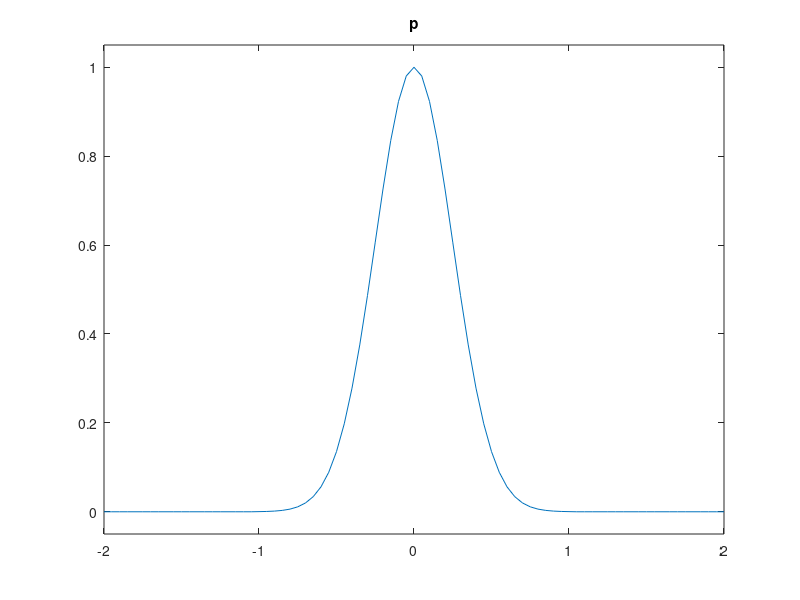
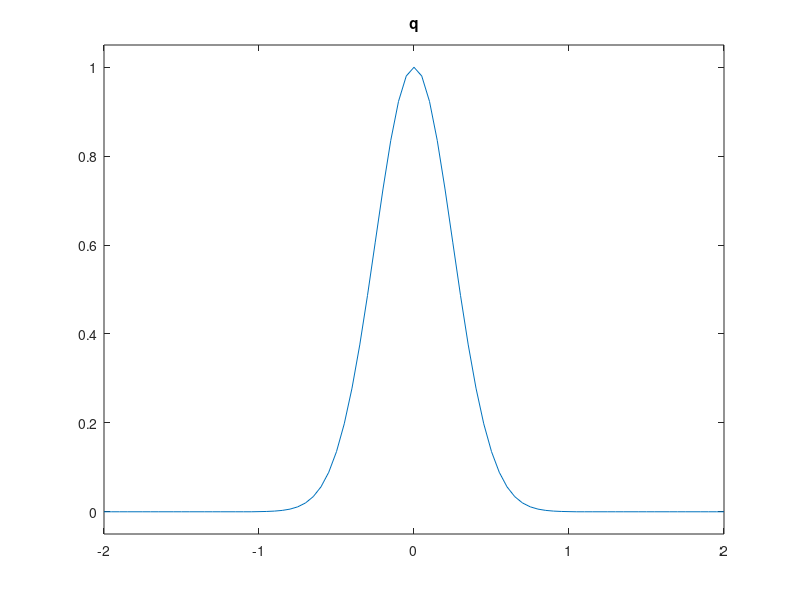
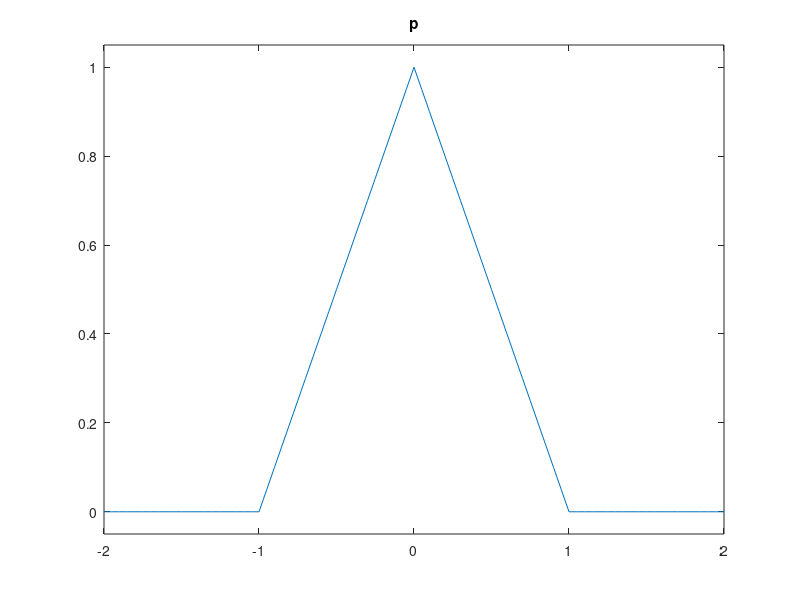
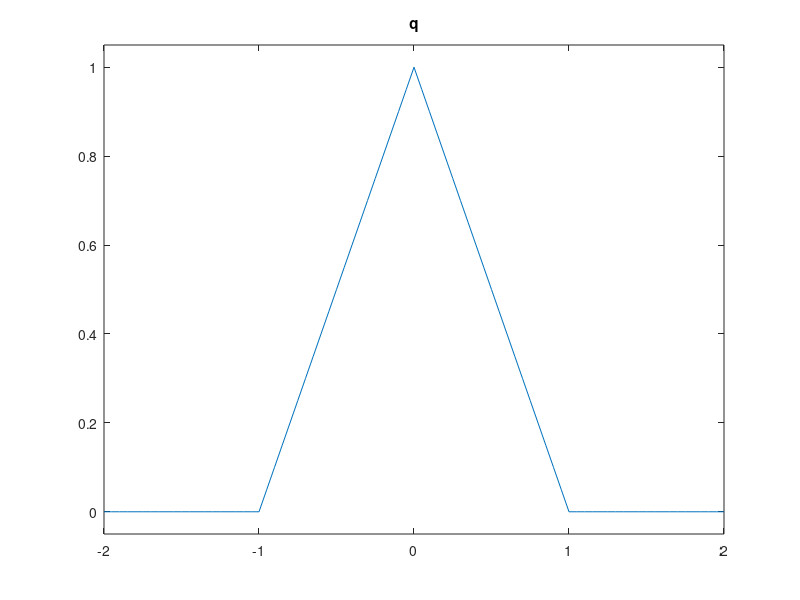

Recreate these plots in MATLAB, in order. (Note: a time limit stopped this script after it produced the figures.)
function a2()
clc
close all

%%
uod_p = -2:0.05:2;
uod_q = -2:0.05:2;
ss_p = -1:0.02:1;
ss_q = -1:0.02:1;

[uod_pm, uod_qm] = meshgrid(uod_p, uod_q);
[ss_pm, ss_qm] = meshgrid(ss_p, ss_q);

gaussianmf = @(x) gaussmf(x, [0.25, 0]) .* double(-1 <= x & x <= 1);
triannglemf = @(x) trimf(x, [-1, 0, 1]);
trapezoidmf = @(x) trapmf(x, [-1, -0.5, 0.5, 1]);
pulsemf = @(x) double(-1 <= x & x <= 1);%@(x)rectangularPulse(x);

%%
mfarr = {
    gaussianmf; 
    triannglemf; 
    trapezoidmf; 
    pulsemf;
    };

uod_mf_name = {
    'Gaussian_UOD';
    'Triangular_UOD';
    'Trapezoidal_UOD';
    'Pulse_UOD';
    };
ss_mf_name = {
    'Gaussian_SS';
    'Triangular_SS';
    'Trapezoidal_SS';
    'Pulse_SS';
    };

dedarr = {
    @(mp, mq) max(1 - mp, min(mp, mq));
    @(mp, mq) max([min(1 - mp, 1 - mq), min(1 - mp, mq), min(mp, mq)]);
    @(mp, mq) max(1 - mp,  mq);
    @(mp, mq) min(mp,  mq);
    @(mp, mq) mp * mq;
    };

%%

calc_draw3(dedarr(1:2), mfarr(1:4), uod_mf_name(1:4), uod_p , uod_q , uod_pm , uod_qm);
calc_draw3(dedarr(1:2), mfarr(1:4), ss_mf_name(1:4), ss_p , ss_q , ss_pm , ss_qm);

%calc_draw3(dedarr, mfarr, uod_mf_name, ded_name, uod_p , uod_q , uod_pm , uod_qm);
%calc_draw3(dedarr, mfarr, ss_mf_name, ded_name, ss_p , ss_q , ss_pm , ss_qm);


end

function calc_draw2(dedarr, mfarr, mf_name, ded_name, p, label)
    for cnt1 = 1:length(mfarr)
            %for cnt2 = 1:length(mfarr)

            func1 = mfarr{cnt1};

            figure
            plot(p, func1(p));
            title('p');
            ylim([-.05, 1.05]);
            savefig([mf_name{cnt1}, '_p_', label, '.fig']);

            figure
            plot(p, func1(p));
            title('q');
            ylim([-.05, 1.05]);
            savefig([mf_name{cnt1}, '_q_', label, '.fig']);
    end
    
    for ded_cnt = 1:length(dedarr)
        for cnt1 = 1:length(mfarr)
            %for cnt2 = 1:length(mfarr)

            func1 = mfarr{cnt1};

            %func2 = mfarr{cnt2};

            dedfun = dedarr{ded_cnt};

            mf = @(p, q)deduce(p, p, func1, func1, dedfun); 

            out = arrayfun(mf, p, p);

            figure
            plot(p, out);
            xlabel(label);
            ylim([-.05, 1.05]);
            title('p => q');
            
            savefig([mf_name{cnt1}, '_', ded_name{ded_cnt}, '_2d.fig'])
            %end
        end
    end
    
end

function calc_draw3(dedarr, mfarr, mf_name, p , q , pm , qm)
     for cnt1 = 1:length(mfarr)
            %for cnt2 = 1:length(mfarr)

            func1 = mfarr{cnt1};

            figure
            plot(p, func1(p));
            title('p');
            ylim([-.05, 1.05]);
            savefig([mf_name{cnt1}, '_p', '.fig']);

            figure
            plot(q, func1(q));
            title('q');
            ylim([-.05, 1.05]);
            savefig([mf_name{cnt1}, '_q', '.fig']);
     end

for cnt1 = 1:length(mfarr)
    figure
    for ded_cnt = 1:length(dedarr)
        %for cnt2 = 1:length(mfarr)
            
        func1 = mfarr{cnt1};
        
        %func2 = mfarr{cnt2};
        
        dedfun = dedarr{ded_cnt};
        
        mf = @(p, q)deduce(p, q, func1, func1, dedfun); 

        out = arrayfun(mf, pm, qm);

        subplot(1, 2, ded_cnt);
        surf(pm, qm, out);
        xlabel('p');
        ylabel('q');
        zlabel('p => q');
        shading interp 
        %colorbar
        
        %end
    end
    colorbar
    savefig([mf_name{cnt1}, '_3d.fig']);
end
end

function out = deduce(p, q, pf, qf, df)
    mp = pf(p);
    mq = qf(q);
    out = df(mp, mq);%max(1 - mp, min(mp, mq));
end
